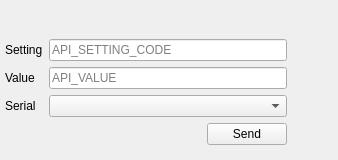
<?xml version="1.0" encoding="UTF-8"?>
<ui version="4.0">
 <class>scancontrol_settings</class>
 <widget class="QWidget" name="scancontrol_settings">
  <property name="geometry">
   <rect>
    <x>0</x>
    <y>0</y>
    <width>338</width>
    <height>160</height>
   </rect>
  </property>
  <property name="windowTitle">
   <string>Manual scanCONTROL Settings</string>
  </property>
  <widget class="QWidget" name="gridLayoutWidget">
   <property name="geometry">
    <rect>
     <x>0</x>
     <y>0</y>
     <width>292</width>
     <height>145</height>
    </rect>
   </property>
   <property name="windowTitle">
    <string>Manual scanCONTROL Settings</string>
   </property>
   <layout class="QFormLayout" name="formLayout">
    <property name="leftMargin">
     <number>5</number>
    </property>
    <property name="rightMargin">
     <number>5</number>
    </property>
    <item row="1" column="0">
     <widget class="QLabel" name="label_setting">
      <property name="sizePolicy">
       <sizepolicy hsizetype="Preferred" vsizetype="Preferred">
        <horstretch>2</horstretch>
        <verstretch>0</verstretch>
       </sizepolicy>
      </property>
      <property name="maximumSize">
       <size>
        <width>16777215</width>
        <height>25</height>
       </size>
      </property>
      <property name="text">
       <string>Setting</string>
      </property>
     </widget>
    </item>
    <item row="5" column="1">
     <layout class="QHBoxLayout" name="horizontalLayout">
      <item>
       <spacer name="horizontalSpacer">
        <property name="orientation">
         <enum>Qt::Horizontal</enum>
        </property>
        <property name="sizeHint" stdset="0">
         <size>
          <width>40</width>
          <height>20</height>
         </size>
        </property>
       </spacer>
      </item>
      <item>
       <widget class="QPushButton" name="pushButton_confirm">
        <property name="text">
         <string>Send</string>
        </property>
       </widget>
      </item>
     </layout>
    </item>
    <item row="2" column="0">
     <widget class="QLabel" name="label_value">
      <property name="sizePolicy">
       <sizepolicy hsizetype="Preferred" vsizetype="Preferred">
        <horstretch>2</horstretch>
        <verstretch>0</verstretch>
       </sizepolicy>
      </property>
      <property name="text">
       <string>Value</string>
      </property>
     </widget>
    </item>
    <item row="1" column="1">
     <widget class="QLineEdit" name="lineEdit_setting">
      <property name="toolTip">
       <string/>
      </property>
      <property name="accessibleDescription">
       <string/>
      </property>
      <property name="placeholderText">
       <string>API_SETTING_CODE</string>
      </property>
     </widget>
    </item>
    <item row="3" column="0">
     <widget class="QLabel" name="label_serial">
      <property name="sizePolicy">
       <sizepolicy hsizetype="Preferred" vsizetype="Preferred">
        <horstretch>1</horstretch>
        <verstretch>0</verstretch>
       </sizepolicy>
      </property>
      <property name="maximumSize">
       <size>
        <width>16777215</width>
        <height>200</height>
       </size>
      </property>
      <property name="text">
       <string>Serial</string>
      </property>
     </widget>
    </item>
    <item row="2" column="1">
     <widget class="QLineEdit" name="lineEdit_value">
      <property name="placeholderText">
       <string>API_VALUE</string>
      </property>
     </widget>
    </item>
    <item row="3" column="1">
     <widget class="QComboBox" name="comboBox_serial">
      <property name="currentText">
       <string/>
      </property>
     </widget>
    </item>
    <item row="0" column="0">
     <spacer name="verticalSpacer">
      <property name="orientation">
       <enum>Qt::Vertical</enum>
      </property>
      <property name="sizeHint" stdset="0">
       <size>
        <width>20</width>
        <height>40</height>
       </size>
      </property>
     </spacer>
    </item>
   </layout>
  </widget>
 </widget>
 <resources/>
 <connections/>
</ui>
